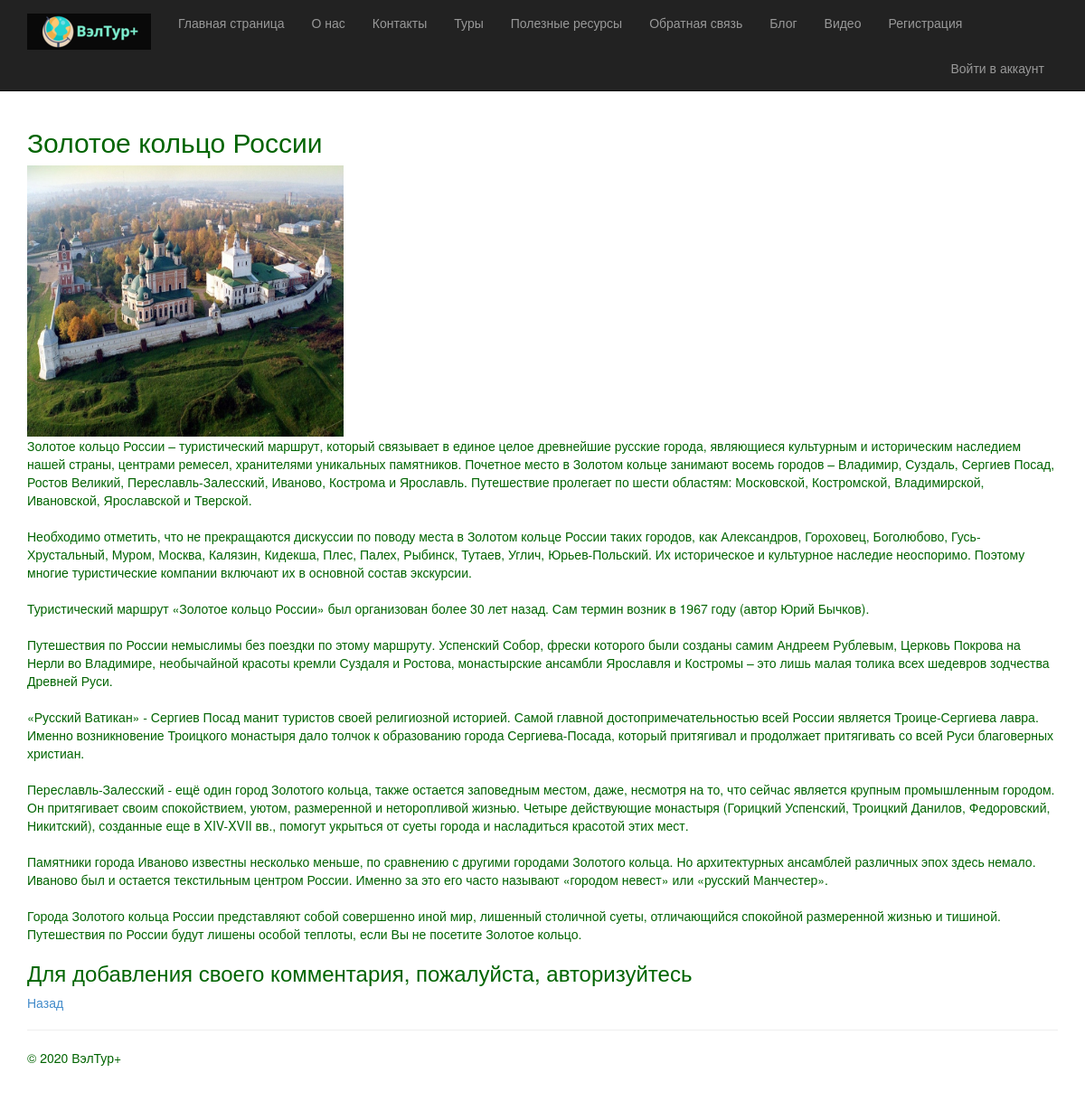
/1/, run on the app's committed database.
### app/models.py (models this page shows, shortened)
class Blog(models.Model):
    title = models.CharField(max_length = 100, unique_for_date = "posted", verbose_name = "Заголовок")
    author = models.ForeignKey(User, null=True, blank=True, on_delete = models.SET_NULL, verbose_name = "Автор")
    description = models.TextField(verbose_name = "Краткое содержание")
    content = models.TextField(verbose_name = "Полное содержание")
    posted = models.DateTimeField(default = datetime.now(), db_index = True, verbose_name = "Опубликована")
    image = models.FileField(default = 'temp.jpg', verbose_name = "Путь к картинке")
    class Meta:
        db_table = "Posts" # имя таблицы для модели
        ordering = ["-posted"] # порядок сортировки данных в модели ("-" означает по убыванию)
        verbose_name = "статья блога" # имя, под которым модель будет отображаться в административном разделе (для одной статьи блога)
        verbose_name_plural = "статьи блога" # тоже для всех статей блога

### app/views.py (the view)
# urls.py: url(r'^(?P<parametr>\d+)/$', app.views.blogpost, name='blogpost'),
def blogpost(request, parametr):
    post_1 = Blog.objects.get(id=parametr) # запрос на выбор конкретной статьи по параметру
    comments = Comment.objects.filter(post=parametr)
    if request.method == "POST": # после отправки данных формы на сервер методом POST
        form = CommentForm(request.POST)
        if form.is_valid():
            comment_f = form.save(commit=False)
            comment_f.author = request.user # добавляем (так как этого поля нет в форме) в модель Комментария (Comment) в поле автор авторизованного пользователя
            comment_f.date = datetime.now() # добавляем в модель Комментария (Comment) текущую дату
            comment_f.post = Blog.objects.get(id=parametr) # добавляем в модель Комментария (Comment) статью, для которой данный комментарий
            comment_f.save() # сохраняем изменения после добавления полей
            return redirect('blogpost', parametr=post_1.id) # переадресация на ту же страницу статьи после отправки комментария
    else:
      form = CommentForm() # создание формы для ввода комментария
      assert isinstance(request, HttpRequest)
      return render(
        request,
        'app/blogpost.html',
        {
            'post_1': post_1, # передача конкретной статьи в шаблон веб-страницы
            'comments': comments, # передача всех комментариев к данной статье в шаблон веб-страницы
            'form': form, # передача формы добавления комментария в шаблон веб-страницы
            'year':datetime.now().year,
        }
)

### app/templates/app/blogpost.html (shortened to what this page needs)
﻿{% extends "app/layout.html" %}
{% block content %}
<h2> {{post_1.title}} </h2>
{% if post_1.image and post_1.image.url != '/media/temp.jpg' %}
    <img src="{{ post_1.image.url }}" alt=«Картинка статьи блога" width="350" height="300"/>
{% endif %}
<p> {{post_1.content|linebreaksbr}} </p>
{% if user.is_authenticated %}
    <h3>Добавить комментарий</h3>
    <form method="POST" >{% csrf_token %}
    <div>
         {{form.as_p}}
         <button type="submit" class="save btn btn-default" > Отправить комментарий </button>
    </div>
    </form>
{% else %}
    <h3> Для добавления своего комментария, пожалуйста, авторизуйтесь </h3>
{% endif %}
<p><a href="{% url 'blog' %}"> Назад </a></p>
{% endblock %}

### app/static/app/content/site.css (style rules this page uses)
body { padding-top: 100px; padding-bottom: 40px; color: #006400; background-color: #FFFFFF; }

### data on the page
Blog: title "Золотое кольцо России", image (picture), content "Золотое кольцо России – туристический маршрут, который связывает в единое целое древнейшие русские города, являющиеся культурным и историческим наследием нашей страны, центрами ремесел, хранителями уникальных памятников. Почетное место в Золотом кольце занимают восемь городов – Владимир, Суздаль, Сергиев Посад, Ростов Великий, Переславль-Залесский, Иваново, Кострома и Ярославль. Путешествие пролегает по шести областям: Московской, Костромской, Владимирской, Ивановской, Ярославской и Тверской. Необходимо отметить, что не прекращаются дискуссии по поводу места в Золотом кольце России таких городов, как Александров, Гороховец, Боголюбово, Гусь-Хрустальный, Муром, Москва, Калязин, Кидекша,…"
